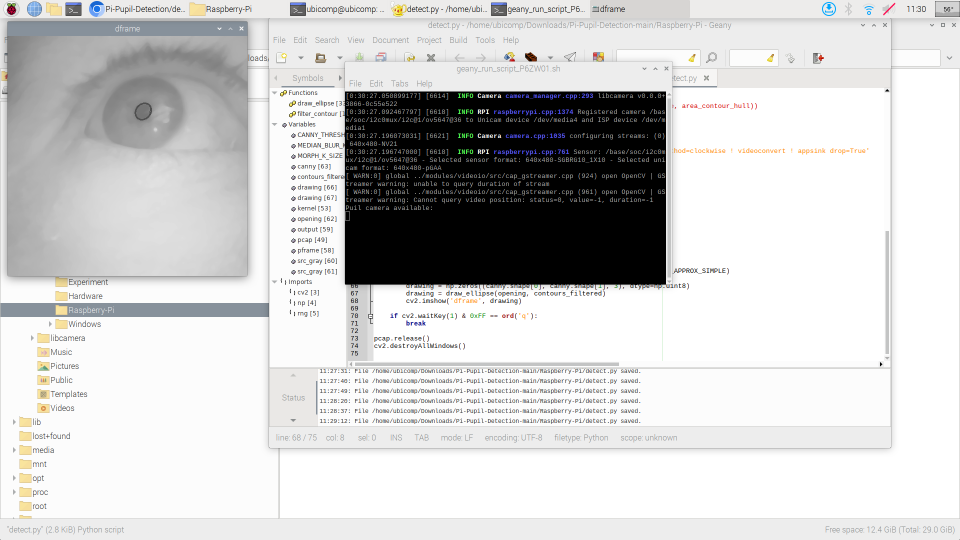
#> input picture detection.png, 1920 x 1080 px, given in place of 1 ! videoflip method=clockwise ! videoconvert ! appsink, which was not available (shown at 1/2 size)
$ python ellipseFittingTimed.py
#> lines starting #> are read from the running program, lines starting #| are printed output that depends on the picture; after the words box and inside, x2 and y2 are one past the last pixel; in counts of white or black regions, pixels touching at a corner belong together; pictures that were not available may be replaced by others from this repository, and a replacement may not be noted
import cv2 as cv
import numpy as np
from datetime import datetime
import time
import os
import random as rng
import logging
import pandas as pd

'''Change the parameters to conduct a real time detection'''
CANNY_THRESHOLD = 24
MEDIAN_BLUR_K_SIZE = 7
MORPH_K_SIZE = 1

RES_H = 640
RES_W = 480
ROI_FACTOR = 0.6


srcPiCam = f'libcamerasrc ! video/x-raw,width={RES_H},height={RES_W},framerate=90/1 ! videoflip method=clockwise ! videoconvert ! appsink'
cap = cv.VideoCapture(srcPiCam)

columns = ('blurring', 'pre_process', 'find_contours', 'filter_contours', 'post_process', 'operation_complete')
df_experiment = pd.DataFrame(columns=columns)


def create_workspace():
    base_path = "PATH_FOLDER"
    time_right_now = datetime.now().strftime("%d_%m_%Y_%H_%M_%S")
    name_workspace = base_path + "Ellipse" + time_right_now + '/'
    if not os.path.exists(name_workspace):
        os.makedirs(name_workspace)
        print("folder name", name_workspace)
    return name_workspace


def create_directory_timing():
    base_path = "./Timed_Experiment/"
    path_dir = base_path + 'resolution' + str(RES_H) + str(RES_W) + "/"
    if not os.path.exists(path_dir):
        os.makedirs(path_dir)
        print("folder name", path_dir)
    return path_dir


count = 0
ellipse_detected = 0
multiple_ellipses = 0
fps_start_time = 0
fps = 0
total_images = 100
folder_name = create_workspace()

'''logger setup'''
logger = logging.getLogger(__name__)
logger.setLevel(logging.DEBUG)
ch = logging.FileHandler(f"{folder_name}/log_ellipse_fitting.log")
ch.setLevel(logging.DEBUG)
formatter = logging.Formatter('%(asctime)s - %(name)s - %(levelname)s - %(message)s')
ch.setFormatter(formatter)
logger.addHandler(ch)

logger.info("*" * 50)
logger.info("EXPERIMENT START")


def filter_contour(_contours):
    _contours_filtered = []
    # print("Initial Contours : {}".format(len(_contours)))
    # print("Filtered Contours:")
    for i, c in enumerate(_contours):
        try:
            convex_hull = cv.convexHull(c)
            area_hull = cv.contourArea(convex_hull)
            # print("{} area convex hull {}".format(i, area_hull))
            if 1000 < area_hull < 2000:  # filtering based on area
                circumference_hull = cv.arcLength(convex_hull, True)
                circularity_hull = (4 * np.pi * area_hull) / circumference_hull ** 2
                if 0.9 < circularity_hull:  # filtering based on circularity
                    # print("convex hull :{} Circularity :{} Area : {}".format(i, circularity_hull, area_hull))
                    _contours_filtered.append(convex_hull)
        except ZeroDivisionError:
            print("Division by zero for contour {}".format(i))
    return _contours_filtered


def draw_ellipse(_drawing, _contours_filtered):
    minEllipse = [None] * len(_contours_filtered)
    for i, c in enumerate(_contours_filtered):
        color = (rng.randint(0, 256), rng.randint(0, 256), rng.randint(0, 256))
        minEllipse[i] = cv.fitEllipse(c)
        cv.drawContours(_drawing, _contours_filtered, i, color)
        (x, y), (MA, ma), angle = minEllipse[i]
        area_contour_hull = cv.contourArea(c)
        area_ellipse = (np.pi / 4) * MA * ma
        # print("Area Ellipse :{} Area Contour Hull :{}".format(area_ellipse, area_contour_hull))
        cv.ellipse(_drawing, minEllipse[i], color=color, thickness=2)
    return _drawing


def draw_ellipse_rgb(_image, _contours):
    minEllipse = [None] * len(_contours)
    for i, c in enumerate(_contours):
        minEllipse[i] = cv.fitEllipse(c)
        color = (rng.randint(0, 256), rng.randint(0, 256), rng.randint(0, 256))
        cv.drawContours(_image, _contours, i, color)
        cv.ellipse(_image, minEllipse[i], color=color, thickness=2)
    return _image


def find_centre_pupil(_pupil_locations, _contours):
    minEllipse = [None] * len(_contours)
    for i, c in enumerate(_contours):
        M = cv.moments(c)
        pupilX = int(M["m10"] / M["m00"])
        pupilY = int(M["m01"] / M["m00"])
        minEllipse[i] = cv.fitEllipse(c)
        (x, y), (MA, ma), angle = minEllipse[i]
        area_ellipse = (np.pi / 4) * MA * ma
        _pupil_locations.append(f'{pupilX},{pupilY},{area_ellipse}')
    return _pupil_locations


logger.info(f"Values for Canny -{CANNY_THRESHOLD} Blur K size -{MEDIAN_BLUR_K_SIZE} Morph -{MORPH_K_SIZE}")
operation_find_contours = []
operation_filter_contours = []
operation_complete = []
operation_pre_process = []
operation_post_process = []
operation_blurring = []
pupil_locations = []

while count < total_images:
    start_operation_complete_timer = time.process_time()
    ret, frame = cap.read()
#> frame is the input picture: shape (1080, 1920, 3); mean B, G, R 206.3, 206.4, 206.5
    '''fps_end_time = time.time()
    time_diff = fps_end_time - fps_start_time
    fps = 1 / time_diff
    fps_start_time = fps_end_time
    fps_text = "FPS: {:.2f}".format(fps)
    '''
    if ret:
        # pre process
        start_pre_process_timer = time.process_time()
        roi = frame[0:round(ROI_FACTOR * RES_H), 0:RES_W]
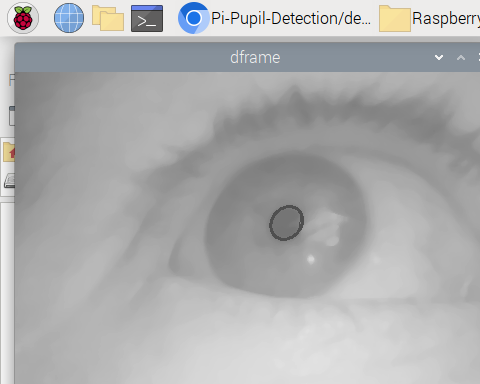
#> roi: shape (384, 480, 3); mean B, G, R 174.8, 174.1, 173.4
        output = roi.copy()
        src_gray = cv.cvtColor(roi, cv.COLOR_BGR2GRAY)
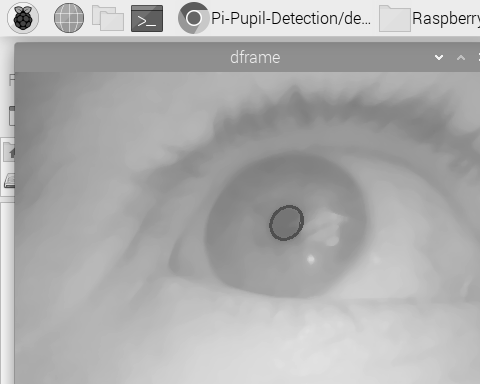
#> src_gray: shape (384, 480); min 0, max 255, mean 174
        start_blurring_timer = time.process_time()
        src_gray = cv.medianBlur(src_gray, MEDIAN_BLUR_K_SIZE)
        end_blurring_timer = time.process_time()
        operation_blurring.append(end_blurring_timer - start_blurring_timer)

        kernel = np.ones((MORPH_K_SIZE, MORPH_K_SIZE), np.uint8)
        opening = cv.morphologyEx(src_gray, cv.MORPH_OPEN, kernel)
        canny_output = cv.Canny(opening, CANNY_THRESHOLD, CANNY_THRESHOLD * 2)
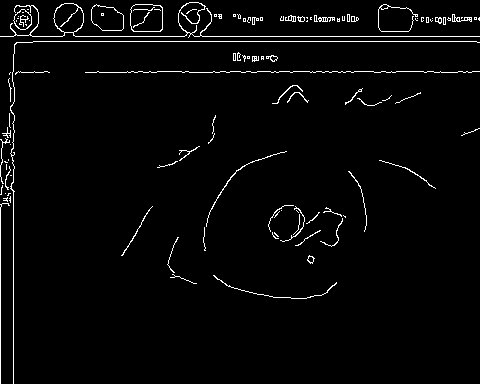
#> canny_output: shape (384, 480); 2.7% white in thin lines or dots
        end_pre_process_timer = time.process_time()
        operation_pre_process.append(end_pre_process_timer - start_pre_process_timer)

        start_contour_timer = time.process_time()
        contours, _ = cv.findContours(canny_output, cv.RETR_EXTERNAL, cv.CHAIN_APPROX_SIMPLE)
#> contours = 100 contours, 85 with area under 20; largest, box (x1, y1, x2, y2) and area: (130, 4, 163, 32) 830, (0, 2, 480, 38) 780, (91, 4, 124, 31) 657, (13, 9, 32, 30) 266, (452, 14, 472, 22) 55
        end_contour_timer = time.process_time()
        operation_find_contours.append(end_contour_timer - start_contour_timer)

        start_filter_timer = time.process_time()
        contours_filtered = filter_contour(contours)
#> the loop in filter_contour, `for i, c in enumerate(_contours):` made 100 passes
#> (area_hull, circumference_hull, circularity_hull) on passes 1, 34: (1731, 257, 0.329), (1400.5, 228.1, 0.338)
#> area_hull on passes 2, 3, 4, 7, 8, 9: 62.5, 38.5, 175.5, 48, 27, 263.5
#> contours_filtered = []
        end_filter_timer = time.process_time()
        operation_filter_contours.append(end_filter_timer - start_filter_timer)

        # post process
        start_post_process_timer = time.process_time()
        # drawing = np.zeros((canny_output.shape[0], canny_output.shape[1], 3), dtype=np.uint8)
        # drawing = draw_ellipse(drawing, contours_filtered)
        # cv.imwrite(folder_name + "ellipse" + str(count) + ".png", drawing)

        '''Comment if colour images are not needed'''
        # colour_image = draw_ellipse_rgb(roi, contours_filtered)
        # cv.imwrite(folder_name + "colour" + str(count) + ".png", colour_image)
        pupil_locations = find_centre_pupil(pupil_locations, contours_filtered)
#> pupil_locations = []

        ellipse_detected += len(contours_filtered)
#> ellipse_detected = 0
        if len(contours_filtered) > 1:
            multiple_ellipses += len(contours_filtered) - 1
        end_post_process_timer = time.process_time()
        operation_post_process.append(end_post_process_timer - start_post_process_timer)
        end_operation_complete_timer = time.process_time()
        operation_complete.append(end_operation_complete_timer - start_operation_complete_timer)
        count += 1

cap.release()
cv.destroyAllWindows()

logger.info("Ellipse Single Detected {}, Multiple Ellipse {}, Total Images {}, Percentage Detection {}".format(
    (ellipse_detected - multiple_ellipses), multiple_ellipses, total_images,
    (ellipse_detected - multiple_ellipses) / total_images))
logger.info("EXPERIMENT END")
logger.info("*" * 50)

# Filling time values
df_experiment['pre_process'] = operation_pre_process
df_experiment['find_contours'] = operation_find_contours
df_experiment['filter_contours'] = operation_filter_contours
df_experiment['post_process'] = operation_post_process
df_experiment['operation_complete'] = operation_complete
df_experiment['blurring'] = operation_blurring


# save experiment file
directory_timing = create_directory_timing()
time_right_now = datetime.now().strftime("%d_%m_%Y_%H_%M_%S")
df_experiment.to_csv(directory_timing + f"Experiment_{time_right_now}_{CANNY_THRESHOLD}_{MEDIAN_BLUR_K_SIZE}.csv",
                     sep=',', index=False)

with open(directory_timing + f"Experiment_{time_right_now}_{CANNY_THRESHOLD}_{MEDIAN_BLUR_K_SIZE}_pupil_location.csv",
          'w') as file:
    for location in pupil_locations:
        file.write(f'{location}\n')
